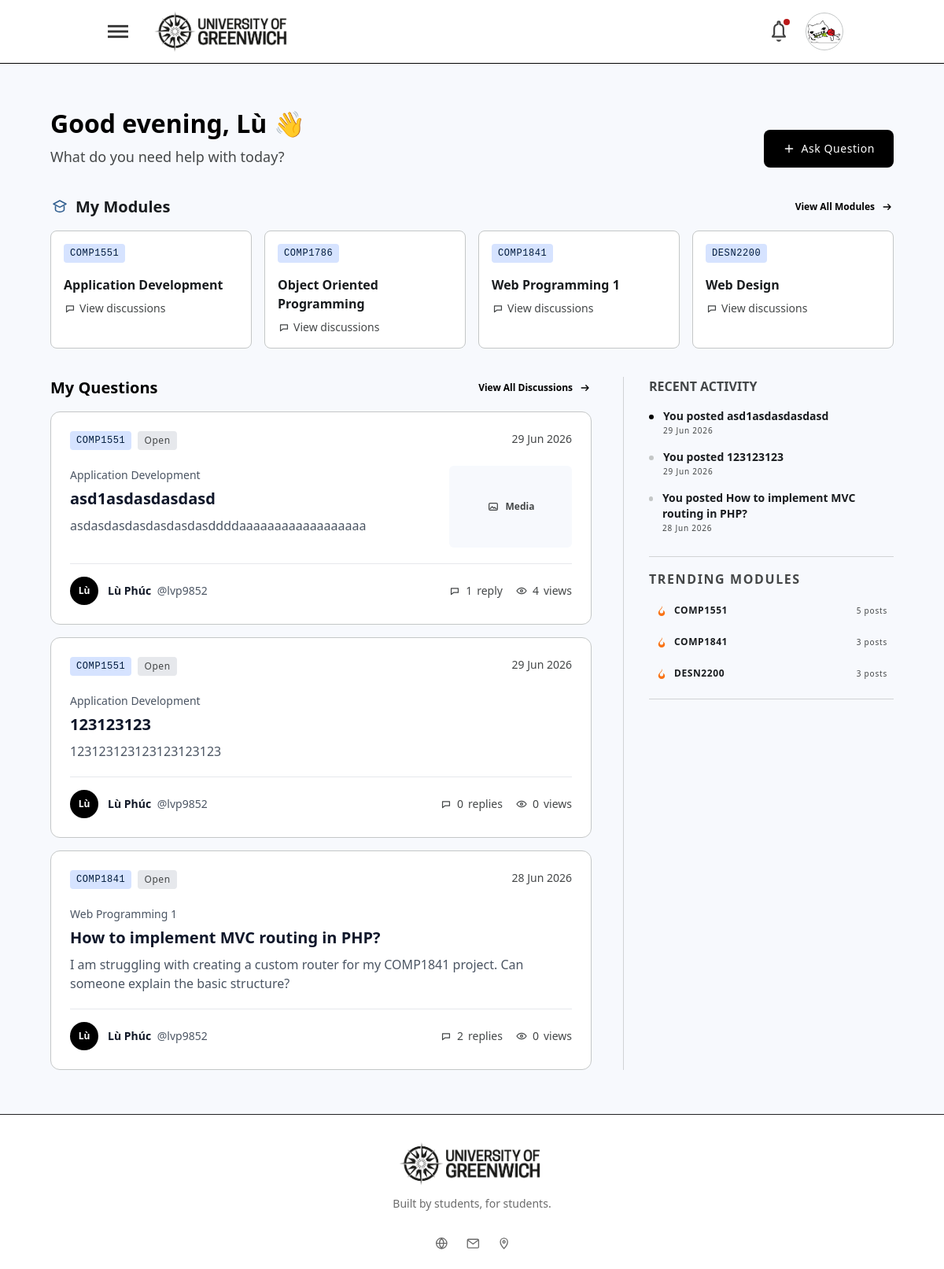
The app's page /dashboard (signed in) with its own data.
### tables this page shows
CREATE TABLE `modules` (
  `id` int(11) NOT NULL AUTO_INCREMENT,
  `module_code` varchar(20) NOT NULL,
  `module_name` varchar(150) NOT NULL,
  `description` text DEFAULT NULL,
  `created_at` timestamp NOT NULL DEFAULT current_timestamp(),
  `updated_at` timestamp NULL DEFAULT NULL,
  PRIMARY KEY (`id`),
  UNIQUE KEY `module_code` (`module_code`)
);

CREATE TABLE `posts` (
  `id` int(11) NOT NULL AUTO_INCREMENT,
  `title` varchar(255) NOT NULL,
  `slug` varchar(255) DEFAULT NULL,
  `content` text NOT NULL,
  `status` enum('open','solved') DEFAULT 'open',
  `view_count` int(11) NOT NULL DEFAULT 0,
  `user_id` int(11) NOT NULL,
  `module_id` int(11) NOT NULL,
  `created_at` timestamp NOT NULL DEFAULT current_timestamp(),
  `updated_at` timestamp NULL DEFAULT NULL,
  `deleted_at` timestamp NULL DEFAULT NULL,
  PRIMARY KEY (`id`),
  UNIQUE KEY `slug` (`slug`),
  KEY `fk_posts_user` (`user_id`),
  KEY `fk_posts_module` (`module_id`),
  CONSTRAINT `fk_posts_module` FOREIGN KEY (`module_id`) REFERENCES `modules` (`id`) ON DELETE CASCADE,
  CONSTRAINT `fk_posts_user` FOREIGN KEY (`user_id`) REFERENCES `users` (`id`) ON DELETE CASCADE
);

### app/Views/partials/post_card.php (the view, shortened to what the rows shown need)
<?php
$replyCount = (int) ($postCard['replies'] ?? $postCard['reply_count'] ?? 0);
$replyCountText = (string) $replyCount;
$status = trim((string) ($postCard['status'] ?? 'Open'));
$status = $status !== '' ? $status : 'Open';
$statusTone = trim((string) ($postCard['status_tone'] ?? ''));
$statusTone = $statusTone !== '' ? $statusTone : (strtolower($status) === 'solved' ? 'green' : 'neutral');
$postUrl = trim((string) ($postCard['url'] ?? '#'));
$postUrl = $postUrl !== '' ? $postUrl : '#';
$postTitle = trim((string) ($postCard['title'] ?? 'Untitled discussion'));
$postTitle = $postTitle !== '' ? $postTitle : 'Untitled discussion';
$postImage = trim((string) ($postCard['image'] ?? ''));
$postMediaType = trim((string) ($postCard['media_type'] ?? ''));
$replyLabel = $replyCount === 1 ? 'reply' : 'replies';
$viewCount = trim((string) ($postCard['views'] ?? $postCard['view_count'] ?? '0'));
$viewCount = $viewCount !== '' ? $viewCount : '0';
$viewLabel = $viewCount === '1' ? 'view' : 'views';
$postTime = trim((string) ($postCard['created_at'] ?? $postCard['time'] ?? 'Recently'));
$postTime = $postTime !== '' ? $postTime : 'Recently';
$postAnimated = !empty($postCardAnimated);
?>
<article
    class="group rounded-xl border border-[#c4c7c7] bg-white p-5 transition duration-200 hover:border-black focus-within:ring-2 focus-within:ring-black/10 sm:p-6"
    <?php if ($postAnimated): ?>data-dashboard-card<?php endif; ?>>
    <div class="flex flex-col gap-5">
        <div class="flex flex-wrap items-start justify-between gap-3">
            <div class="flex min-w-0 flex-wrap gap-2">
                <span
                    class="inline-flex max-w-full items-center rounded bg-[#d6e3ff] px-2 py-1 font-mono text-xs font-medium tracking-[0.05em] text-[#001b3d]">
                    <span
                        class="truncate"><?= htmlspecialchars(($postCard['module'] ?? 'MODULE'), ENT_QUOTES, 'UTF-8') ?></span>
                </span>
                <span
                    class="inline-flex items-center gap-1 rounded px-2 py-1 text-xs font-medium tracking-[0.05em] <?= $statusTone === 'green' ? 'bg-[#dcfce7] text-[#166534]' : 'bg-[#e6e8ec] text-[#444748]' ?>">
                    <?= htmlspecialchars($status, ENT_QUOTES, 'UTF-8') ?>
                </span>
            </div>
            <time class="text-sm font-medium text-[#444748]">
                <?= htmlspecialchars($postTime, ENT_QUOTES, 'UTF-8') ?>
            </time>
        </div>
        <div class="grid gap-4 sm:grid-cols-[minmax(0,1fr)_auto]">
            <div class="min-w-0">
                <?php if (!empty($postCard['module_name'])): ?>
                <p class="text-sm font-medium leading-6 text-[#4B5563]" dir="auto">
                    <?= htmlspecialchars($postCard['module_name'], ENT_QUOTES, 'UTF-8') ?>
                </p>
                <?php endif; ?>
                <h3 class="mt-1 warp-break-words text-xl font-semibold leading-7 text-[#0F172A]" dir="auto">
                    <a href="<?= htmlspecialchars($postUrl, ENT_QUOTES, 'UTF-8') ?>"
                        class="rounded-sm transition duration-200 hover:text-emerald-800 focus-visible:outline-2 focus-visible:outline-offset-2 focus-visible:outline-black">
                        <?= htmlspecialchars($postTitle, ENT_QUOTES, 'UTF-8') ?>
                    </a>
                </h3>
                <p class="mt-2 line-clamp-2 max-w-2xl warp-break-words text-base leading-6 text-[#4B5563]" dir="auto">
                    <?= htmlspecialchars(($postCard['excerpt'] ?? 'No preview is available yet.'), ENT_QUOTES, 'UTF-8') ?>
                </p>
            </div>
            <?php if ($postImage !== ''): ?>
            <a href="<?= htmlspecialchars($postUrl, ENT_QUOTES, 'UTF-8') ?>"
                class="flex h-26 w-full items-center justify-center overflow-hidden rounded-md bg-[#f7f9fd] text-xs font-semibold text-[#444748] transition duration-200 hover:bg-[#eef1f6] hover:text-[#191c1f] focus-visible:outline-2 focus-visible:outline-offset-2 focus-visible:outline-black sm:w-[156px]"
                aria-label="Open discussion with attached media: <?= htmlspecialchars($postTitle, ENT_QUOTES, 'UTF-8') ?>">
                <?php if ($postMediaType === 'image'): ?>
                <img src="<?= htmlspecialchars($postImage, ENT_QUOTES, 'UTF-8') ?>"
                    alt="<?= htmlspecialchars(($postCard['preview_alt'] ?? $postTitle), ENT_QUOTES, 'UTF-8') ?>"
                    class="h-full w-full object-cover transition duration-200 group-hover:scale-[1.02]" loading="lazy"
                    decoding="async">
                <?php else: ?>
                <span class="inline-flex items-center gap-2 px-3">
                    <svg viewBox="0 0 18 18" class="size-4 shrink-0" fill="none" aria-hidden="true">
                        <rect x="3" y="4" width="12" height="10" rx="1.6" stroke="currentColor" stroke-width="1.4" />
                        <path d="m4.5 12 3-3 2.2 2.2 1.2-1.2 2.6 2" stroke="currentColor" stroke-width="1.4"
                            stroke-linecap="round" stroke-linejoin="round" />
                    </svg>
                    Media
                </span>
                <?php endif; ?>
            </a>
            <?php endif; ?>
        </div>
        <div class="flex flex-wrap items-center justify-between gap-4 border-t border-[#e6e8ec] pt-4">
            <div class="flex min-w-0 items-center gap-3">
                <span
                    class="flex size-9 shrink-0 items-center justify-center rounded-full bg-black text-xs font-semibold text-white"
                    aria-hidden="true">
                    <?= htmlspecialchars(($postCard['avatar'] ?? 'S'), ENT_QUOTES, 'UTF-8') ?>
                </span>
                <p class="min-w-0 warp-break-words text-sm leading-6 text-[#4B5563]" dir="auto">
                    <span class="font-semibold text-[#111827]">
                        <?= htmlspecialchars(($postCard['author'] ?? 'Student'), ENT_QUOTES, 'UTF-8') ?>
                    </span>
                    <?php if (!empty($postCard['author_handle'])): ?>
                    <span class="ml-1"><?= htmlspecialchars($postCard['author_handle'], ENT_QUOTES, 'UTF-8') ?></span>
                    <?php endif; ?>
                </p>
            </div>
            <div class="flex items-center gap-4 text-sm font-medium text-[#444748]" aria-label="Discussion engagement">
                <span class="inline-flex items-center gap-1.5">
                    <svg viewBox="0 0 18 18" class="size-4 shrink-0" fill="none" aria-hidden="true">
                        <path d="M4 5.5h10v6H7.4L4 14.2V5.5Z" stroke="currentColor" stroke-width="1.4"
                            stroke-linejoin="round" />
                    </svg>
                    <?= htmlspecialchars($replyCountText, ENT_QUOTES, 'UTF-8') ?>
                    <span><?= htmlspecialchars($replyLabel, ENT_QUOTES, 'UTF-8') ?></span>
                </span>
                <span class="inline-flex items-center gap-1.5">
                    <svg viewBox="0 0 20 20" class="size-4 shrink-0" fill="none" aria-hidden="true">
                        <path d="M2.5 10s2.7-4.5 7.5-4.5 7.5 4.5 7.5 4.5-2.7 4.5-7.5 4.5S2.5 10 2.5 10Z"
                            stroke="currentColor" stroke-width="1.5" />
                        <circle cx="10" cy="10" r="1.8" stroke="currentColor" stroke-width="1.5" />
                    </svg>
                    <?= htmlspecialchars($viewCount, ENT_QUOTES, 'UTF-8') ?>
                    <span><?= htmlspecialchars($viewLabel, ENT_QUOTES, 'UTF-8') ?></span>
                </span>
            </div>
        </div>
    </div>
</article>

### app/Views/dashboard/index.php (shortened to what the rows shown need)
<section class="bg-[#f7f9fd] text-[#191c1f]">
    <div class="mx-auto flex w-full max-w-[1280px] flex-col gap-9 px-5 py-10 sm:px-8 lg:px-16 lg:py-14">
        <div class="grid items-end gap-6 lg:grid-cols-[minmax(0,1fr)_auto]" data-dashboard-reveal>
            <div>
                <h1 class="text-3xl font-semibold leading-10 text-black sm:text-[32px]">
                    <span data-greeting-time></span>, <?= htmlspecialchars($greetingName, ENT_QUOTES, 'UTF-8') ?>
                    <span aria-hidden="true">&#128075;</span>
                </h1>
            </div>
        </div>
        <section class="flex flex-col gap-4" aria-labelledby="my-modules-heading" data-dashboard-reveal>
            <div class="flex items-center justify-between gap-4">
                <h2 id="my-modules-heading" class="flex items-center gap-2 text-xl font-semibold leading-7">
                    My Modules
                </h2>
            </div>
            <div class="grid gap-4 sm:grid-cols-2 lg:grid-cols-4">
                <?php if (!empty($homeModules)): ?>
                <?php foreach ($homeModules as $module): ?>
                <a href="<?= htmlspecialchars($module['url'], ENT_QUOTES, 'UTF-8') ?>"
                    class="group flex min-h-[126px] min-w-0 flex-col rounded-lg border border-[#c4c7c7] bg-white p-4 transition focus-visible:outline-2 focus-visible:outline-offset-2 focus-visible:outline-black"
                    data-dashboard-card>
                    <div class="flex items-start justify-between gap-4">
                        <span
                            class="min-w-0 truncate rounded bg-[#d6e3ff] px-2 py-1 font-mono text-xs font-medium leading-4 tracking-[0.05em] text-[#001b3d]">
                            <?= htmlspecialchars($module['code'], ENT_QUOTES, 'UTF-8') ?>
                        </span>
                    </div>
                    <h3 class="mt-4 min-w-0 break-words text-base font-semibold leading-6 text-[#191c1f]"
                        dir="auto">
                        <?= htmlspecialchars($module['name'], ENT_QUOTES, 'UTF-8') ?>
                    </h3>
                    <p class="mt-2 flex min-w-0 items-center gap-1 text-sm leading-5 text-[#444748]">
                        <svg viewBox="0 0 18 18" class="size-4 shrink-0" fill="none" aria-hidden="true">
                            <path d="M4 5.5h10v6H7.4L4 14.2V5.5Z" stroke="currentColor" stroke-width="1.4"
                                stroke-linejoin="round" />
                        </svg>
                        <?= htmlspecialchars($module['discussion_count_label'], ENT_QUOTES, 'UTF-8') ?>
                    </p>
                </a>
                <?php endforeach; ?>
                <?php endif; ?>
            </div>
        </section>
        <div class="grid gap-10 lg:grid-cols-[minmax(0,2fr)_minmax(280px,1fr)]">
            <section class="flex flex-col gap-4" aria-labelledby="my-questions-heading" data-dashboard-reveal>
                <div class="flex items-center justify-between gap-4">
                    <h2 id="my-questions-heading" class="text-xl font-semibold leading-7 text-black">
                        My Questions
                    </h2>
                </div>
                <div class="flex flex-col gap-4">
                    <?php if (!empty($myQuestions)): ?>
                    <?php foreach ($myQuestions as $question): ?>
                    <?php
                    $postCard = $question;
                    $postCardAnimated = true;
                    require ROOT_PATH . '/app/Views/partials/post_card.php';
                    ?>
                    <?php endforeach; ?>
                    <?php endif; ?>
                </div>
            </section>
            <aside class="flex flex-col gap-7 border-t border-[#d1d3d5] pt-7 lg:border-l lg:border-t-0 lg:pl-8 lg:pt-0"
                data-dashboard-reveal>
                <section aria-labelledby="recent-activity-heading">
                    <h2 id="recent-activity-heading" class="text-base font-bold uppercase leading-6 text-[#444748]">
                        Recent Activity
                    </h2>
                </section>
                <section class="border-y border-[#d1d3d5] py-4" aria-labelledby="trending-modules-heading">
                    <h2 id="trending-modules-heading"
                        class="text-base font-bold uppercase leading-6 tracking-[0.1em] text-[#444748]">
                        Trending Modules
                    </h2>
                </section>
            </aside>
        </div>
    </div>
</section>

### records on screen
modules: module_code "COMP1786", module_name "Object Oriented Programming", discussion_count_label "View discussions"
posts: module.module_code "COMP1551", status "Open", postTime "29 Jun 2026", module.module_name "Application Development", title "asd1asdasdasdasd", content "asdasdasdasdasdasdasddddaaaaaaaaaaaaaaaaaa", shows "Media", avatar "Lù", author "Lù Phúc", author_handle "@lvp9852", replyCountText "1", replyLabel "reply", view_count "4", view_count "views"
posts: module.module_code "COMP1551", status "Open", postTime "29 Jun 2026", module.module_name "Application Development", title "123123123", content "123123123123123123123", avatar "Lù", author "Lù Phúc", author_handle "@lvp9852", replyCountText "0", replyLabel "replies", view_count "0", view_count "views"
posts: module.module_code "COMP1841", status "Open", postTime "28 Jun 2026", module.module_name "Web Programming 1", title "How to implement MVC routing in PHP?", content "I am struggling with creating a custom router for my COMP1841 project. Can someone explain the basic structure?", avatar "Lù", author "Lù Phúc", author_handle "@lvp9852", replyCountText "2", replyLabel "replies", view_count "0", view_count "views"

### other values on screen
$greetingName "Lù"
$module['code'] "COMP1551"
$module['name'] "Application Development"
$module['discussion_count_label'] "View discussions"
$module['code'] "COMP1841"
$module['name'] "Web Programming 1"
$module['code'] "DESN2200"
$module['name'] "Web Design"
$activity['label'] "You posted asd1asdasdasdasd"
$activity['time'] "29 Jun 2026"
$activity['label'] "You posted 123123123"
$activity['label'] "You posted How to implement MVC routing in PHP?"
$activity['time'] "28 Jun 2026"
$module['posts'] "5 posts"
$module['posts'] "3 posts"
